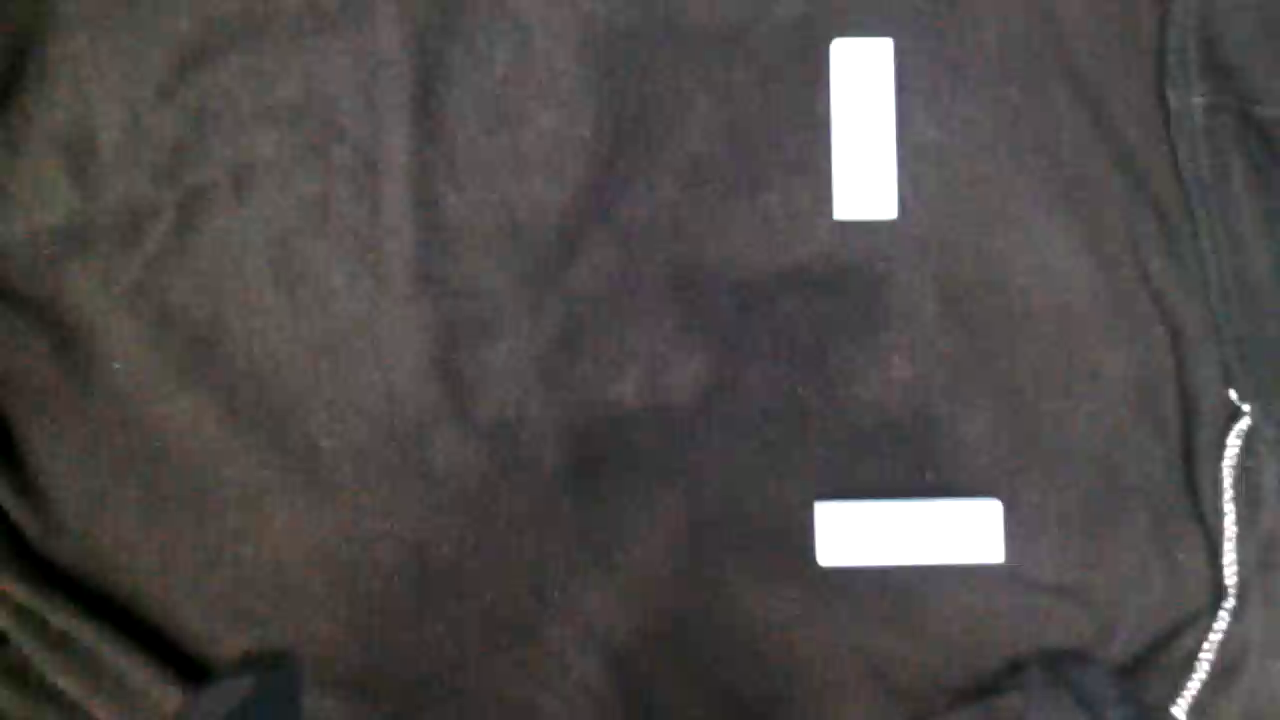
#> input picture rawImage1.png, 1280 x 720 px, found by its file name
$ jupyter execute --allow-errors jenga_detection_v5-clean.ipynb   (older library calls are emulated)
#> lines starting #> are read from the running program, lines starting #| are printed output that depends on the picture; after the words box and inside, x2 and y2 are one past the last pixel; in counts of white or black regions, pixels touching at a corner belong together
[cell 1]
"""
Jenga Plank Detection
=====================
Detects flat-laying Jenga planks from two images of the same scene:
  - A raw grayscale image
  - A normalized color image derived from a depth sensor

For each detected plank, returns:
  - (cx, cy) : center position in pixels
  - angle    : orientation of the longest side relative to the x-axis (degrees)

Dependencies: opencv-python, numpy, matplotlib
"""

import cv2
import numpy as np
import matplotlib.pyplot as plt

# [12 lines left out: function set_threshold, not called in this run]


# ── Scoring function ──────────────────────────────────────────────────────────

def score(c):
    """
    Score a candidate contour. Rewards large area, high solidity,
    and aspect ratio close to 3.0 (true Jenga plank ratio).
    """
    area, w, h, aspect, solidity = c[0], c[1], c[2], c[3], c[4]
    aspect_score = 1.0 - abs(aspect - 3.0) / 3.0
    return area * solidity * aspect_score


# ── Contour filtering ─────────────────────────────────────────────────────────

def _filter_contours(contours,
                     w_min=130, w_max=360,
                     h_min=35,  h_max=110,
                     aspect_min=2.2, aspect_max=5.5,
                     solidity_min=0.73,#0.65,
                     score_min=500):
    """
    Filter raw contours to keep only plank-shaped candidates.

    Parameters
    ----------
    w_min / w_max   : allowed range for the long dimension (pixels)
    h_min / h_max   : allowed range for the short dimension (pixels)
    aspect_min/max  : allowed range for w/h ratio
    solidity_min    : minimum contour solidity (area / convex hull area)
    score_min       : minimum score() value to keep a candidate
    """
    candidates = []
    for cnt in contours:
        area = cv2.contourArea(cnt)
        if area < 1000:
            continue

        rect = cv2.minAreaRect(cnt)
        (cx, cy), (w, h), angle = rect
        # Ensure w is always the long side
        if w < h:
            w, h = h, w
            angle += 90

        if not (w_min < w < w_max and h_min < h < h_max):
            continue

        aspect = w / h if h > 0 else 0
        if not (aspect_min < aspect < aspect_max):
            continue

        hull      = cv2.convexHull(cnt)
        hull_area = cv2.contourArea(hull)
        solidity  = area / hull_area if hull_area > 0 else 0
        if solidity < solidity_min:
            continue

        c = (area, w, h, aspect, solidity, cx, cy, angle, rect)
        if score(c) < score_min:
            continue

        candidates.append(c)

    # Deduplicate: keep highest-score candidate within a 50px radius
    candidates.sort(key=lambda x: -score(x))
    seen     = []
    deduped  = []
    for c in candidates:
        cx, cy = c[5], c[6]
        if not any(abs(cx - s[0]) < 50 and abs(cy - s[1]) < 50 for s in seen):
            deduped.append(c)
            seen.append((cx, cy))

    return deduped


# ── Edge detection methods ────────────────────────────────────────────────────

def detect_canny(img_gray,
                 canny_low=15, canny_high=50,
                 clahe_clip=3.0,
                 close_k=7, dilate_iter=2,
                 **filter_kwargs):
    """
    Detect plank contours using Canny edge detection.

    Parameters
    ----------
    canny_low / canny_high : Canny hysteresis thresholds
    clahe_clip             : CLAHE contrast limit (higher = more contrast boost)
    close_k                : morphological closing kernel size (px)
    dilate_iter            : dilation iterations to bridge edge gaps
    **filter_kwargs        : forwarded to _filter_contours
    """
    clahe   = cv2.createCLAHE(clipLimit=clahe_clip, tileGridSize=(8, 8))
    img_eq  = clahe.apply(img_gray)
    blurred = cv2.GaussianBlur(img_eq, (5, 5), 0)
    edges   = cv2.Canny(blurred, canny_low, canny_high)

    close_kernel  = cv2.getStructuringElement(cv2.MORPH_RECT, (close_k, close_k))
    dilate_kernel = cv2.getStructuringElement(cv2.MORPH_RECT, (3, 3))
    edges = cv2.morphologyEx(edges, cv2.MORPH_CLOSE, close_kernel, iterations=2)
    edges = cv2.dilate(edges, dilate_kernel, iterations=dilate_iter)

    contours, _ = cv2.findContours(edges, cv2.RETR_LIST, cv2.CHAIN_APPROX_SIMPLE)
    return _filter_contours(contours, **filter_kwargs)


def detect_sobel(img_gray,
                 threshold=20,
                 clahe_clip=3.0,
                 close_k=9, dilate_k=3, dilate_iter=3,
                 **filter_kwargs):
    """
    Detect plank contours using Sobel gradient magnitude.
    More robust than Canny for low-contrast regions and touching planks.

    Parameters
    ----------
    threshold   : gradient magnitude threshold (0-255) — lower catches fainter edges
    clahe_clip  : CLAHE contrast limit
    close_k     : morphological closing kernel size — increase to bridge wider gaps
    dilate_k    : dilation kernel size
    dilate_iter : dilation iterations
    **filter_kwargs : forwarded to _filter_contours
    """
    clahe   = cv2.createCLAHE(clipLimit=clahe_clip, tileGridSize=(8, 8))
    img_eq  = clahe.apply(img_gray)
    blurred = cv2.GaussianBlur(img_eq, (5, 5), 0)

    sx  = cv2.Sobel(blurred, cv2.CV_64F, 1, 0, ksize=3)
    sy  = cv2.Sobel(blurred, cv2.CV_64F, 0, 1, ksize=3)
    mag = np.sqrt(sx**2 + sy**2)
    mag = np.uint8(255 * mag / mag.max())

    _, edges = cv2.threshold(mag, threshold, 255, cv2.THRESH_BINARY)

    close_kernel  = cv2.getStructuringElement(cv2.MORPH_RECT, (close_k,  close_k))
    dilate_kernel = cv2.getStructuringElement(cv2.MORPH_RECT, (dilate_k, dilate_k))
    edges = cv2.morphologyEx(edges, cv2.MORPH_CLOSE, close_kernel, iterations=2)
    edges = cv2.dilate(edges, dilate_kernel, iterations=dilate_iter)

    contours, _ = cv2.findContours(edges, cv2.RETR_LIST, cv2.CHAIN_APPROX_SIMPLE)
    return _filter_contours(contours, **filter_kwargs)


# ── Merge multiple result lists ───────────────────────────────────────────────

def merge_all(*result_lists, merge_radius=60):
    """
    Merge detections from multiple methods/images.
    Keeps the highest-scoring detection within merge_radius pixels.
    """
    combined = [c for r in result_lists for c in r]
    combined.sort(key=lambda x: -score(x))
    seen   = []
    merged = []
    for c in combined:
        cx, cy = c[5], c[6]
        if not any(abs(cx - s[0]) < merge_radius and abs(cy - s[1]) < merge_radius
                   for s in seen):
            merged.append(c)
            seen.append((cx, cy))
    merged.sort(key=score, reverse=True)
    return merged


# ── Visualisation ─────────────────────────────────────────────────────────────

# Pixels with grayscale value strictly below this are considered "dark".
# Tune this constant to adjust the dark-pixel detection sensitivity.
#DARK_PIXEL_THRESHOLD = 30  # range 0–255
#DARK_PIXEL_THRESHOLD = 10  # range 0–255


def _dark_pixel_ratio(img_gray, rect):
    """
    Return the fraction of pixels inside the oriented bounding box (rect)
    that are darker than DARK_PIXEL_THRESHOLD.

    Strategy: warp the rotated patch to an axis-aligned rectangle, then
    threshold.  Uses the same rect produced by cv2.minAreaRect.
    """
    (cx, cy), (bw, bh), angle = rect

    # Ensure bw >= bh (long side first) — same convention as _filter_contours
    if bw < bh:
        bw, bh = bh, bw
        angle += 90

    bw, bh = max(1, int(bw)), max(1, int(bh))

    # Build the rotation matrix that straightens the box
    M = cv2.getRotationMatrix2D((cx, cy), angle, 1.0)

    # Rotate the whole grayscale image, then crop the axis-aligned patch
    rotated = cv2.warpAffine(
        img_gray, M,
        (img_gray.shape[1], img_gray.shape[0]),
        flags=cv2.INTER_LINEAR,
        borderMode=cv2.BORDER_REPLICATE,
    )

    x0 = max(0, int(cx - bw / 2))
    y0 = max(0, int(cy - bh / 2))
    x1 = min(rotated.shape[1], x0 + bw)
    y1 = min(rotated.shape[0], y0 + bh)

    patch = rotated[y0:y1, x0:x1]
    if patch.size == 0:
        return 0.0

    dark_pixels  = np.count_nonzero(patch < DARK_PIXEL_THRESHOLD)
    return dark_pixels / patch.size


# [69 lines left out: functions draw_detections, show_results, not called in this run]


# ── Main pipeline ─────────────────────────────────────────────────────────────

def detect_planks(raw_image_path, color_image_path,
                  filter_params=None, show=True, save_path=None):
    """
    Full detection pipeline combining grayscale and depth/color images.

    Parameters
    ----------
    raw_image_path   : path to raw grayscale image
    color_image_path : path to normalized color (depth) image
    filter_params    : dict of kwargs forwarded to _filter_contours
                       (w_min, w_max, h_min, h_max, aspect_min, aspect_max,
                        solidity_min, score_min)
    show             : whether to display result in notebook
    save_path        : if provided, save annotated image here

    Returns
    -------
    results : list of (cx, cy, angle) tuples for each detected plank
    """
#> called with show = True
    if filter_params is None:
        filter_params = dict(
            w_min=130, w_max=360,
            h_min=35,  h_max=110,
            aspect_min=2.2, aspect_max=5.5,
            solidity_min=0.73,#0.65,
            score_min=500,
        )

    # Load images
    raw_bgr  = cv2.imread(raw_image_path)
#> raw_bgr is the input picture: shape (720, 1280, 3); mean B, G, R 73.1, 74.2, 78.2
    col_bgr  = cv2.imread(color_image_path)
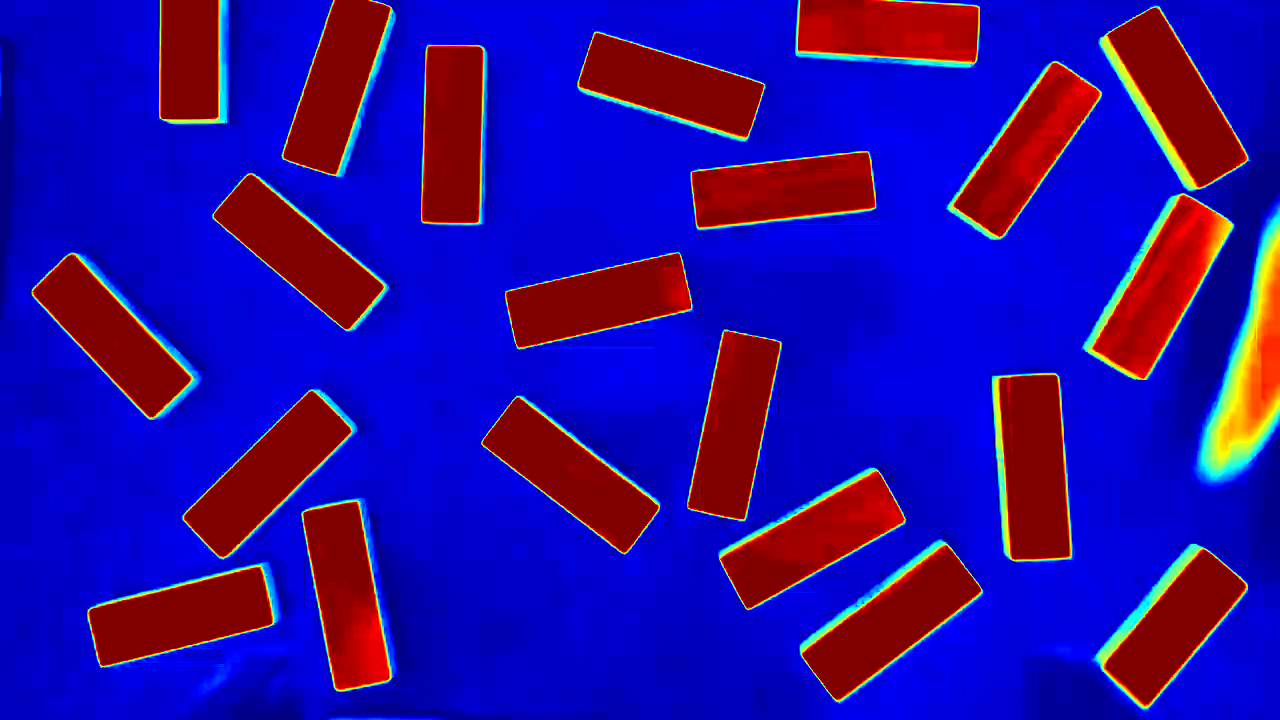
#> input picture ColourImage1.png, 1280 x 720 px, found by its file name
#> col_bgr is the input picture: shape (720, 1280, 3); mean B, G, R 156.8, 11.1, 39.6
    raw_gray = cv2.cvtColor(raw_bgr, cv2.COLOR_BGR2GRAY)

    # Extract hue channel from depth/color image (encodes depth as hue)
    hsv = cv2.cvtColor(col_bgr, cv2.COLOR_BGR2HSV)
#> hsv: shape (720, 1280, 3); mean H, S, V 89.2, 253.5, 196.4
    hue = hsv[:, :, 0]
    # Shift hue to avoid wrap-around artefacts near 0°/179°
    hue_shifted = np.clip(
        np.where(hue < 90, hue.astype(np.int16) + 180, hue.astype(np.int16)),
        0, 255
    ).astype(np.uint8)

    # Run 6 detection variants and merge
    r1 = detect_canny(raw_gray,    canny_low=15, canny_high=50, clahe_clip=3.0,
                      close_k=7,  dilate_iter=2, **filter_params)
#> in detect_canny, `edges = cv2.dilate(edges, dilate_kernel, iterations=dilate_iter)`:
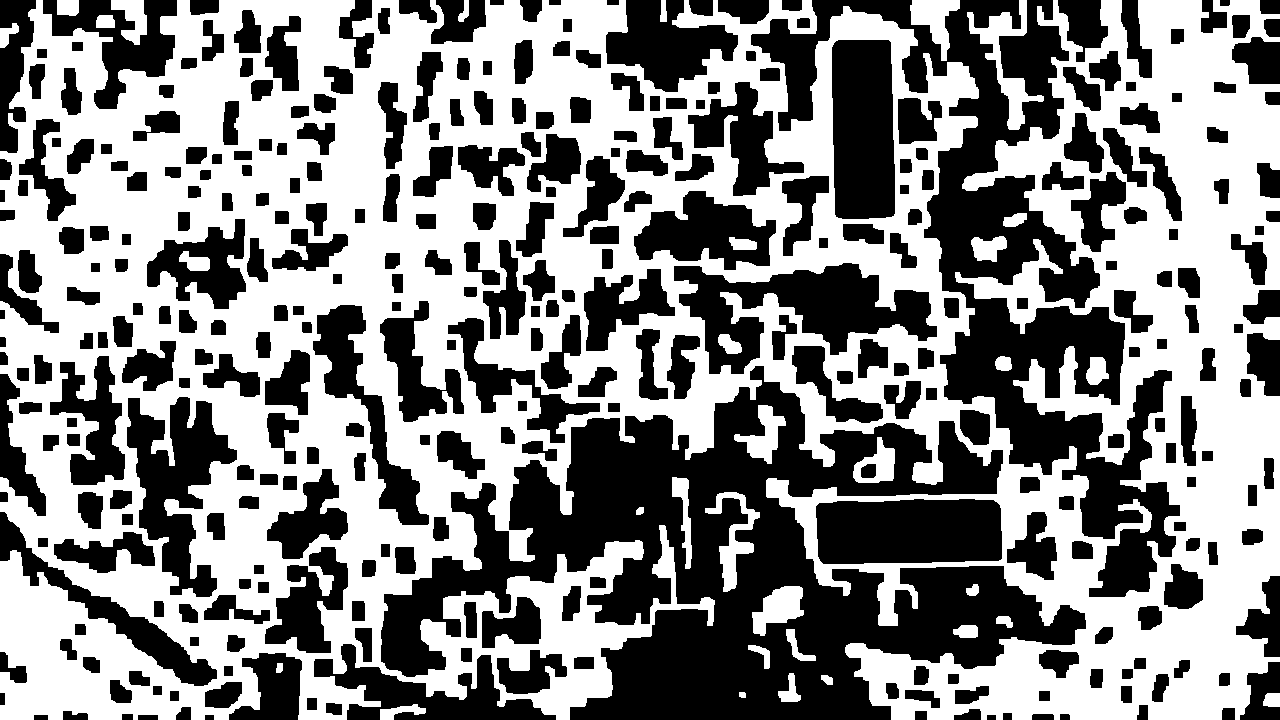
#> edges: shape (720, 1280); 53.1% white; 339 black regions
#> in detect_canny, `contours, _ = cv2.findContours(edges, cv2.RETR_LIST, cv2.CHAIN_APPROX_..`: contours = 314 contours; largest, box (x1, y1, x2, y2) and area: (0, 0, 1280, 720) 677316, (673, 262, 938, 375) 14208, (815, 498, 1003, 565) 11618, (126, 396, 238, 598) 11005, (831, 39, 896, 220) 10906
#> the loop in _filter_contours, `for cnt in contours:` made 314 passes
#> (rect, cx, cy, angle) on pass 49: (((237.1, 608.4), (28.39, 67.5), -85.43), 237.1, 608.4, 4.57)
#> after the loop in _filter_contours, `for cnt in contours:`: candidates = 2 items
#> the loop in _filter_contours, `for c in candidates:` made 2 passes
#> (cx, cy) on passes 1 to 2: (908.6, 530.7), (862.9, 128.8)
#> after the loop in _filter_contours, `for c in candidates:`: seen = [(908.6, 530.7), (862.9, 128.8)]
#> r1 = 2 items
    r2 = detect_canny(hue_shifted, canny_low=8,  canny_high=30, clahe_clip=2.0,
                      close_k=7,  dilate_iter=2, **filter_params)
#> in detect_canny (call 2), `contours, _ = cv2.findContours(edges, cv2.RETR_LIST, cv2.CHAIN_APPROX_..`: contours = 40 contours; largest, box (x1, y1, x2, y2) and area: (1082, 0, 1251, 383) 29082, (85, 385, 359, 671) 26981, (685, 327, 908, 613) 26038, (798, 536, 985, 707) 14975, (989, 370, 1075, 566) 13896
#> the loop in _filter_contours (call 2), `for cnt in contours:` made 40 passes
#> (rect, cx, cy, angle) on passes 8, 9, 11, 14: (((345.7, 595.4), (52.88, 178), -10.49), 345.7, 595.4, 79.51), (((348.8, 594.7), (72.29, 193.2), -10.38), 348.8, 594.7, 79.62), (((570, 475.1), (55.22, 178.4), -52.82), 570, 475.1, 37.18), (((571.5, 473.4), (73.67, 191.5), -52.13), 571.5, 473.4, 37.87)
#> the loop in _filter_contours (call 2), `for c in candidates:` made 30 passes
    r3 = detect_sobel(raw_gray,    threshold=20, clahe_clip=3.0,
                      close_k=9,  dilate_k=3, dilate_iter=3, **filter_params)
    r4 = detect_sobel(hue_shifted, threshold=15, clahe_clip=2.0,
                      close_k=9,  dilate_k=3, dilate_iter=3, **filter_params)
    # Aggressive closing variants — best for touching/overlapping planks
    r5 = detect_sobel(raw_gray,    threshold=15, clahe_clip=4.0,
                      close_k=13, dilate_k=5, dilate_iter=4, **filter_params)
#> call 3 of detect_sobel, with threshold = 15, clahe_clip = 4, close_k = 13, dilate_k = 5, dilate_iter = 4
#> in detect_sobel (call 3), `edges = cv2.dilate(edges, dilate_kernel, iterations=dilate_iter)`:
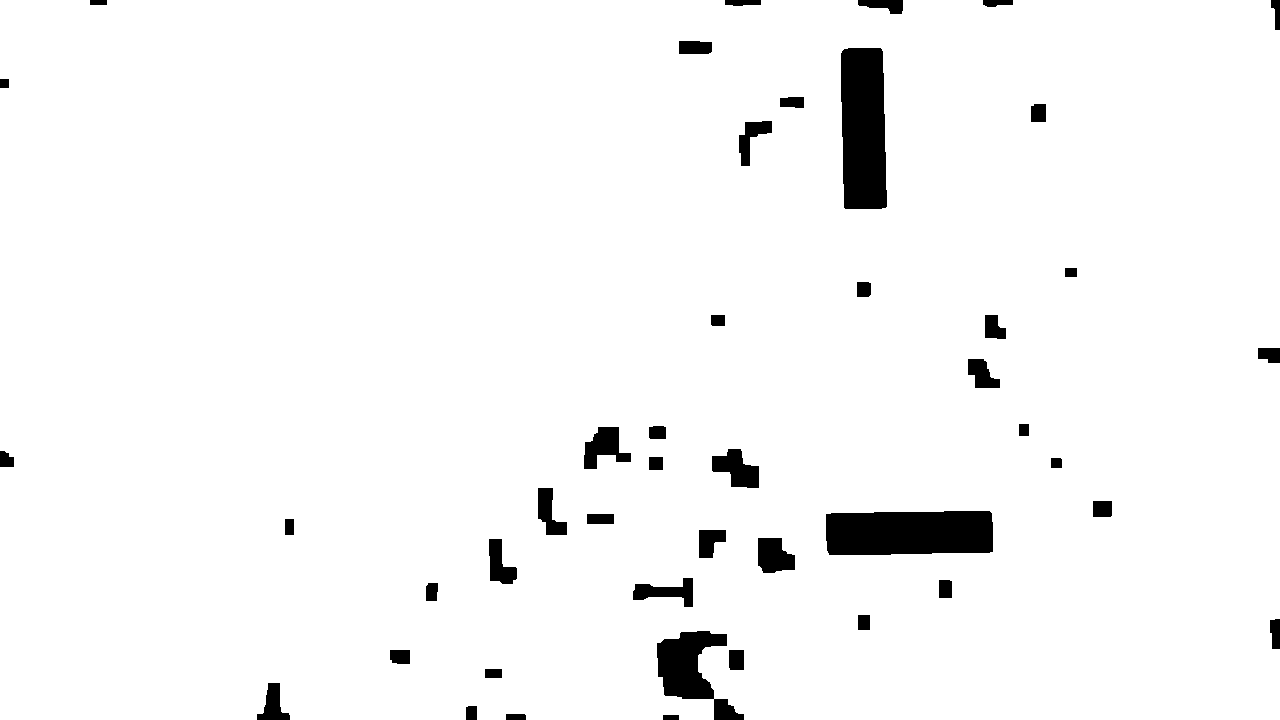
#> edges: shape (720, 1280); 96.5% white; 45 black regions, largest, box (x1, y1, x2, y2) and area: (826, 511, 993, 555) 6977, (841, 48, 887, 209) 6840, (657, 631, 744, 720) 3537
    r6 = detect_sobel(hue_shifted, threshold=10, clahe_clip=4.0,
                      close_k=13, dilate_k=5, dilate_iter=4, **filter_params)
#> call 4 of detect_sobel, with threshold = 10, clahe_clip = 4, close_k = 13, dilate_k = 5, dilate_iter = 4
#> in detect_sobel (call 4), `edges = cv2.dilate(edges, dilate_kernel, iterations=dilate_iter)`:
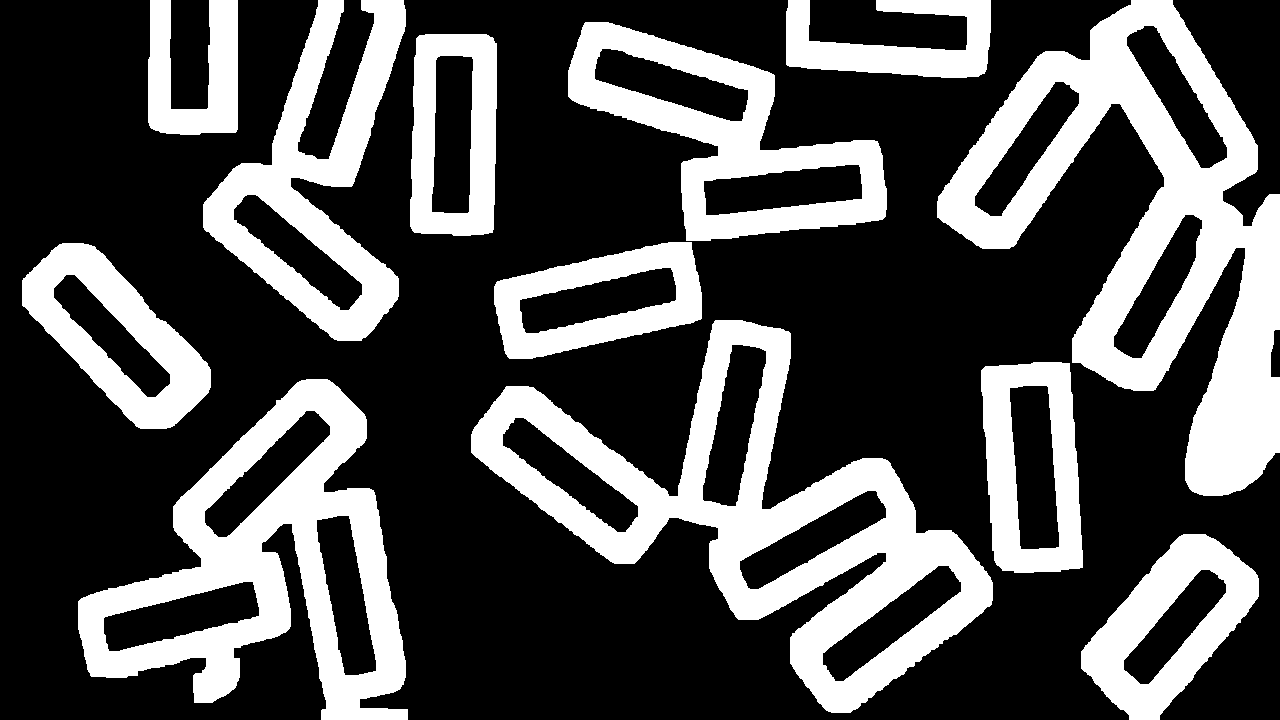
#> edges: shape (720, 1280); 30.9% white; 12 white regions, largest, box (x1, y1, x2, y2) and area: (937, 0, 1280, 496) 60117, (471, 320, 993, 713) 54147, (78, 379, 408, 720) 41898

    all_detections = merge_all(r1, r2, r3, r4, r5, r6)

    # Discard detections whose dark-pixel ratio exceeds the threshold.
    # Tune DARK_RATIO_MAX to adjust how much dark content is tolerated.
    DARK_RATIO_MAX = 0.8
    all_detections = [
        c for c in all_detections
        if _dark_pixel_ratio(raw_gray, c[8]) < DARK_RATIO_MAX
    ]

    # Return as simple (cx, cy, angle) tuples
    results = [(c[5], c[6], c[7]) for c in all_detections]

    if show or save_path:
        vis = draw_detections(col_bgr, all_detections, img_gray=raw_gray)
        if show:
            plt.figure(figsize=(16, 10))
            plt.imshow(cv2.cvtColor(vis, cv2.COLOR_BGR2RGB))
            plt.title(f"Detected planks — {len(results)}", fontsize=14)
            plt.axis('off')
            plt.tight_layout()
            plt.show()
        if save_path:
            cv2.imwrite(save_path, vis)
            print(f"Saved to {save_path}")
    """
    print(f"Detected {len(results)} planks")
    for i, (cx, cy, angle) in enumerate(results):
        print(f"  Plank {i+1:>2}: cx={cx:>6.1f}  cy={cy:>6.1f}  angle={angle:>7.2f}°")
    """
    return results


# ── Example usage ─────────────────────────────────────────────────────────────

#> (the rest of this cell did not finish here and is left out)
